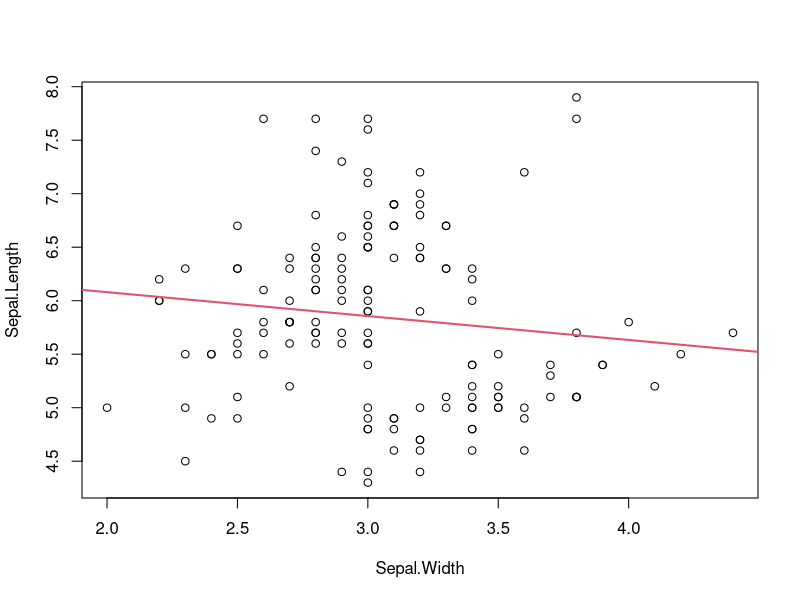

Recreate this plot in R.
## ---- chunk 1
knitr::opts_chunk$set(echo = TRUE)
## ---- chunk 2
summary(iris)
## ---- chunk 3
# 1) Crear modelo de regresión
model <- lm(Sepal.Length ~ Sepal.Width, data=iris)

# 2) Visualizar predicciones 
plot(Sepal.Length ~ Sepal.Width, data=iris)
abline(model, col = 2, lwd = 2)
## ---- chunk 4
model <- lm(Sepal.Length ~ ., data=iris)
